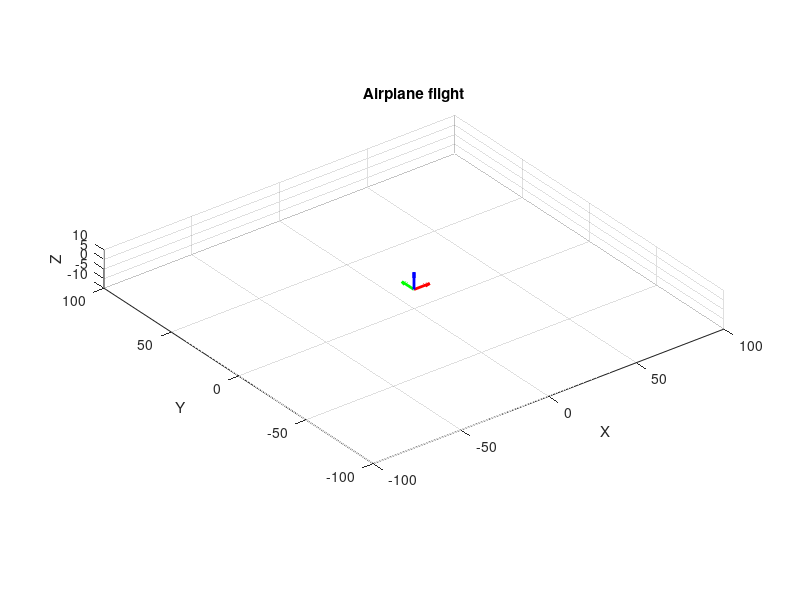

Here is the MATLAB script that generated this plot: (Note: this script raises an error after producing the figure.)
%%% 固定翼模式轨迹跟踪方法 %%%

% 初始化图形窗口
figure;
axis equal;
grid on;
hold on;
xlabel('X');
ylabel('Y');
zlabel('Z');
title('Airplane flight');
view(3);  % 3D视图
xlim([-100 100]); ylim([-100 100]); zlim([-10 10]); % 设置坐标轴范围

% 定义飞行参数
time_step = 0.1;             % 时间步长
simulation_time = 500;        % 总仿真时间
num_steps = simulation_time / time_step; % 仿真步数
num_agents = 1;

% 更新飞行路径为操场型
stadium_length = 10; % 长直线部分的长度
stadium_radius = 5;  % 半圆部分的半径

% LI制导律的增益
K_li = 2;  % LI制导律比例增益

% 初始姿态四元数
q_current = repmat([1, 0, 0, 0], 3, 1); % 每个飞机的四元数格式 [w, x, y, z]

% 初始化三架飞机的位置和速度
current_positions = [-20,-10,0;
                     0,0,0;
                     0,0,0]; % 每架飞机的初始位置
current_velocities = zeros(3, 3); % 每架飞机的初始速度
desired_velocities = zeros(3, 3); % 每架飞机的期望速度
desired_trajectories = zeros(num_steps, 3, 3); % 每架飞机的预期轨迹
current_trajectories = zeros(num_steps, 3, 3); % 每架飞机的实际轨迹

% 飞机的目标视角距离
camera_distance = -10;

% 设置视角目标点
camera_target = current_positions(1, :);

% 设置初始位置和目标轨迹
trajectory_lines = zeros(num_agents, 1); % 用于存储轨迹句柄

% 绘制参考坐标系
quiver3(0, 0, 0, 10, 0, 0, 'r', 'LineWidth', 2);  % X轴
quiver3(0, 0, 0, 0, 10, 0, 'g', 'LineWidth', 2);  % Y轴
quiver3(0, 0, 0, 0, 0, 10, 'b', 'LineWidth', 2);  % Z轴


%%杜宾曲线
% 点集合，每一行为一个点，包含 x, y, theta
points = [
    5, -5, pi/4;
    10, 0, pi/3;
    15, 5, -pi/4;
    10, 10, pi/6;
    5, 15, 0
];

% 最小转弯半径
r = 10;
h = 0; % 高度（平面内保持不变）
% 步长（决定路径精细程度）
stepsize = 0.1;
% 是否安静模式，0 表示显示输出
quiet = 1;
% 调用生成路径函数
full_path = generate_dubins_path(points, r, stepsize, h, quiet);
% 提取路径的 x, y 坐标
traj_xy = [full_path(:,1), full_path(:,2)];






% 进行仿真并记录轨迹
for t = 1:num_steps    
    for i = 1:num_agents

        % 存储预期轨迹
        desired_position = [traj_xy(t, 1), traj_xy(t, 2), h];
        desired_trajectories(t, :, i) = desired_position;
        current_trajectories(t, :, i) = current_positions(i, :);
        
        % 计算位置误差
        position_error = desired_position - current_positions(i, :);
        distance_to_target = norm(position_error);
        
        % LI制导律计算期望速度
        if distance_to_target > 0
            desired_velocities(i, :) = (K_li * position_error / distance_to_target); % 归一化方向向量
        end
        
        % 排斥力部分
        if distance_to_target < 10  % 设定排斥力的临界距离为10
            repulsion_force = (1 / distance_to_target^2) * position_error / distance_to_target;
            desired_velocities(i, :) = desired_velocities(i, :) - repulsion_force; % 添加排斥力
        end
        
        % 更新飞行器的位置和速度
        current_velocities(i, :) = desired_velocities(i, :);
        current_positions(i, :) = current_positions(i, :) + current_velocities(i, :) * time_step;
        
        % 计算期望偏航角（使用四元数表示）
        desired_yaw = atan2(desired_position(2) - current_positions(i, 2), desired_position(1) - current_positions(i, 1)); % 期望偏航角
        q_desired = [cos(desired_yaw/2), 0, 0, sin(desired_yaw/2)]; % 期望四元数
        
        % 四元数插值（Slerp）来平滑地从当前姿态过渡到期望姿态
        q_current(i, :) = slerp(q_current(i, :), q_desired, 0.1); % 使用0.1作为插值因子
        
        % 将四元数转换为旋转矩阵
        R = quat2rotm(q_current(i, :)); % 使用四元数生成旋转矩阵
        att = [0,0,desired_yaw];
        tilt = [90,90];

        % 清除之前绘制
        cla; % 只清除当前窗口的内容

        % 绘制飞机模型
        planeplot_ttr(current_positions(i, :), att, tilt);  % 更新同一窗口

        % 绘制每架飞机的预期轨迹和实际轨迹
        plot3(desired_trajectories(1:t, 1, i), desired_trajectories(1:t, 2, i), desired_trajectories(1:t, 3, i), 'g--', 'LineWidth', 1.5); % 预期轨迹
        plot3(current_trajectories(1:t, 1, i), current_trajectories(1:t, 2, i), current_trajectories(1:t, 3, i), 'b', 'LineWidth', 1);
        
        % % 更新视角：相机位置始终跟随飞机
        camera_target = current_positions(i, :);  % 相机始终跟随飞机
        camera_position = camera_target + [camera_distance-2, -10, 20];  % 设置相机位置，稍微偏离目标（例如20单位远）
        campos(camera_position);          % 设置相机位置

    end
    drawnow;  % 更新图形
end

hold off;

% 辅助函数：四元数插值 (Slerp)
function q_interp = slerp(q1, q2, t)
    dot_product = dot(q1, q2);
    if dot_product < 0
        q1 = -q1;
        dot_product = -dot_product;
    end
    dot_product = min(1.0, max(-1.0, dot_product));
    theta_0 = acos(dot_product);
    sin_theta_0 = sin(theta_0);
    
    if sin_theta_0 < 1e-6
        q_interp = (1 - t) * q1 + t * q2;
    else
        theta = theta_0 * t;
        sin_theta = sin(theta);
        
        s0 = cos(theta) - dot_product * sin_theta / sin_theta_0;
        s1 = sin_theta / sin_theta_0;
        
        q_interp = s0 * q1 + s1 * q2;
    end
end

% 辅助函数：四元数转旋转矩阵
function R = quat2rotm(q)
    % 将四元数转换为旋转矩阵
    q0 = q(1);
    q1 = q(2);
    q2 = q(3);
    q3 = q(4);
    
    R = [1-2*(q2^2+q3^2), 2*(q1*q2-q0*q3), 2*(q1*q3+q0*q2);
         2*(q1*q2+q0*q3), 1-2*(q1^2+q3^2), 2*(q2*q3-q0*q1);
         2*(q1*q3-q0*q2), 2*(q2*q3+q0*q1), 1-2*(q1^2+q2^2)];
end


